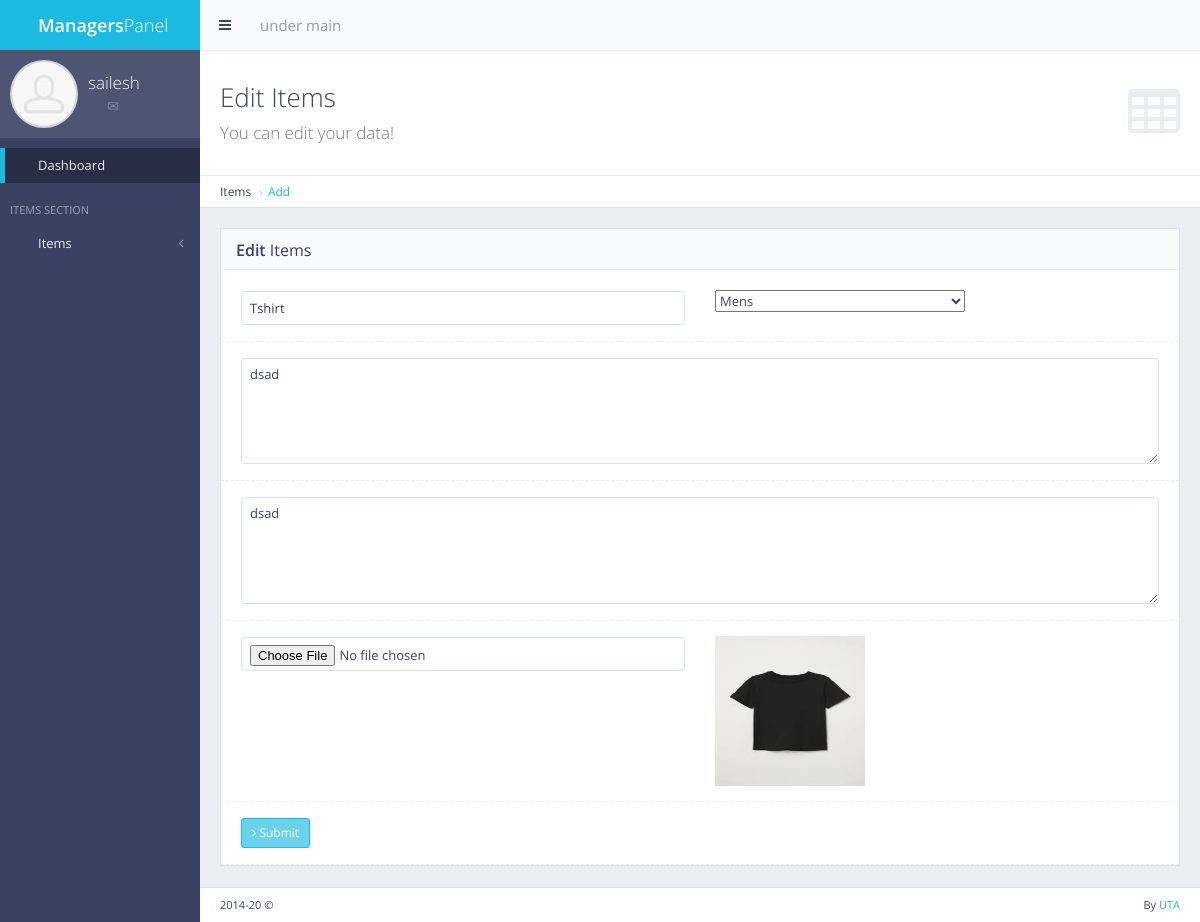
Page /panel/items/edit/1 (signed in) on the committed database.
### items/models.py (models this page shows, shortened)
class Items(models.Model):
    name = models.CharField(max_length=150)
    short_txt = models.TextField()
    body_txt = models.TextField() #after click takes to the full items
    date = models.CharField(max_length=12)
    time = models.CharField(max_length=12,default='00:00')
    picname = models.TextField() #saving a pic is not enough also need to be deleted when the items post is deleted
    picurl = models.TextField(default='-')
    owner = models.ForeignKey(User,on_delete=models.CASCADE)
    catname = models.CharField(max_length=50,default='-')
    catid = models.IntegerField(default=0)
    ocatid = models.IntegerField(default=0) #keep track of main category
    show = models.IntegerField(default=0)

### items/views.py (the view, shortened to what this page needs)
# urls.py: url(r'^panel/items/edit/(?P<pk>\d+)$', views.items_edit, name='items_edit'),
def items_edit(request, pk):
    if not request.user.is_authenticated:
        return redirect('mylogin')
    if len(Items.objects.filter(pk=pk)) == 0:
        error = "Something is wrong"
        return render(request, 'back/error.html', {'error': error})
    items = Items.objects.get(pk=pk)
    cat = SubCat.objects.all()
    return render(request, 'back/items_edit.html', {'pk': pk, 'items': items, 'cat': cat})

### main/templatetags/extra_auth.py (called while the page is built)
@register.filter(name='has_group')
def has_group(user, group_name):
    return user.groups.filter(name=group_name).exists()

### main/templates/back/items_edit.html (shortened to what this page needs)
{% extends 'back/master.html' %}
{% load static %}
{% block mainblock %}
<div class="content-header">
    <div class="header-section">
        <h1>
            <i class="fa fa-table"></i>Edit Items<br><small>You can edit your data!</small>
        </h1>
    </div>
</div>
<ul class="breadcrumb breadcrumb-top">
    <li>Items</li>
    <li><a href="/panel/items/edit{{pk}}">Add</a></li>
</ul>
<div class="row">
    <div class="col-md-12">
        <div class="block">
            <div class="block-title">
                <h2><strong>Edit</strong> Items</h2>
            </div>
            <form action="{% url 'items_edit' pk=pk %}" method="post" enctype="multipart/form-data" class="form-horizontal form-bordered">
                <div class="form-group">
                    <div class="col-md-6">
                        <input id="itemstitle" value="{{items.name}}" name="itemstitle" type="text" class="form-control" placeholder="Items Title">
                    </div>
                    <div class="col-md-6">
                        <select id="itemscat" name="itemscat" class="select-chosen" data-placeholder="Choose a Category.." style="width: 250px;">
                            <option value="{{items.catid}}">{{items.catname}}</option>
                        </select>
                    </div>
                </div>
                <div class="form-group">
                    <div class="col-md-12">
                        <textarea type="text" id="itemstxtshort" name="itemstxtshort" rows="5" class="form-control" placeholder="short txt">{{items.short_txt}}</textarea>
                    </div>
                </div>
                <div class="form-group">
                    <div class="col-md-12">
                        <textarea type="text" id="itemstxt" name="itemstxt" rows="5" class="form-control" placeholder="body txt">{{items.body_txt}}</textarea>
                    </div>
                </div>
                <div class="form-group">
                    <div class="col-md-6">
                        <input type="file" id="myfile" name="myfile" rows="5" class="form-control" placeholder="choose image">
                    </div>
                    <div class="col-md-6">
                        <img style="display: inline-block; width:150px; height:150px;" src="{{items.picurl}}">
                    </div>
                </div>
                <div class="form-group">
                    <div class="col-md-12">
                        <button type="submit" class="btn btn-sm btn-primary"><i class="fa fa-angle-right"></i> Submit</button>
                    </div>
                </div>
            </form>
        </div>
    </div>
</div>
{% endblock %}

### main/templates/back/master.html (shortened to what this page needs)
{% load static %}
{% load extra_auth %}
{% if user.is_authenticated %}
<!DOCTYPE html>
<html class="no-js" lang="en">
<head>
    <link rel="stylesheet" href="{% static 'back/css/bootstrap.min.css' %}">
    <link rel="stylesheet" href="{% static 'back/css/plugins.css' %}">
    <link rel="stylesheet" href="{% static 'back/css/main.css' %}">
    <link rel="stylesheet" href="{% static 'back/css/themes.css' %}">
</head>
<body>
    <div id="page-wrapper">
        <div id="page-container" class="sidebar-partial sidebar-visible-lg sidebar-no-animations">
            <div id="sidebar">
                <div id="sidebar-scroll">
                    <div class="sidebar-content">
                        <a href="/panel" class="sidebar-brand">
                            <i class="gi gi-flash"></i><span
                                class="sidebar-nav-mini-hide"><strong>Managers</strong>Panel</span>
                        </a>
                        <div class="sidebar-section sidebar-user clearfix sidebar-nav-mini-hide">
                            <div class="sidebar-user-avatar">
                                <a href="#">
                                    <img src="{% static 'back/img/placeholders/avatars/avatar2.jpg' %}" alt="avatar">
                                </a>
                            </div>
                            <div class="sidebar-user-name">{{request.user}}</div>
                            <div class="sidebar-user-links">
                                <a href="#" data-toggle="tooltip" data-placement="bottom"
                                    title="Profile"><i class="gi gi-user"></i></a>
                                <a href="#" data-toggle="tooltip" data-placement="bottom"
                                    title="Messages"><i class="gi gi-envelope"></i></a>
                                <a href="/panel/change/pass" class="enable-tooltip" data-placement="bottom"
                                    title="Settings"><i
                                        class="gi gi-cogwheel"></i></a>
                                <a href="/logout" data-toggle="tooltip" data-placement="bottom" title="Logout"><i
                                        class="gi gi-exit"></i></a>
                            </div>
                        </div>
                        <ul class="sidebar-nav">
                            <li>
                                <a href="/panel/" class=" active"><i class="gi gi-stopwatch sidebar-nav-icon"></i><span
                                        class="sidebar-nav-mini-hide">Dashboard</span></a>
                            </li>
                            <li class="sidebar-header">
                                <span class="sidebar-header-options clearfix"><a href="#"
                                        data-toggle="tooltip" title="Quick Settings"><i
                                            class="gi gi-settings"></i></a></span>
                                <span class="sidebar-header-title">Items Section</span>
                            </li>
                            <li>
                                <a href="#" class="sidebar-nav-menu"><i
                                        class="fa fa-angle-left sidebar-nav-indicator sidebar-nav-mini-hide"></i><i
                                        class="gi gi-show_big_thumbnails sidebar-nav-icon"></i><span
                                        class="sidebar-nav-mini-hide">Items</span></a>
                            </li>
                        </ul>
                    </div>
                </div>
            </div>
            <div id="main-container">
                <header class="navbar navbar-default">
                    <ul class="nav navbar-nav-custom">
                        <li>
                            <a href="javascript:void(0)" onclick="App.sidebar('toggle-sidebar');this.blur();">
                                <i class="fa fa-bars fa-fw"></i>
                            </a>
                        </li>
                    </ul>
                    <form action="#" method="post" class="navbar-form-custom">
                        <div class="form-group">
                            <input type="text" id="top-search" name="top-search" class="form-control"
                                placeholder="under maintenance">
                        </div>
                    </form>
                </header>
                <div id="page-content">
                    {%block mainblock%}
                    {% endblock %}
                </div>
                <footer class="clearfix">
                    <div class="pull-right">
                        By <a href="#" target="_blank">UTA</a>
                    </div>
                    <div class="pull-left">
                        <span id="year-copy"></span> &copy;
                    </div>
                </footer>
            </div>
        </div>
    </div>
</body>
</html>
{% else %}
Please login
{% endif %}

### rows in the picture
Items: itemstitle "Tshirt", itemscat "Mens", itemstxtshort "dsad", itemstxt "dsad", picurl (picture)

### other values in the picture
{{ request.user }} "sailesh"
